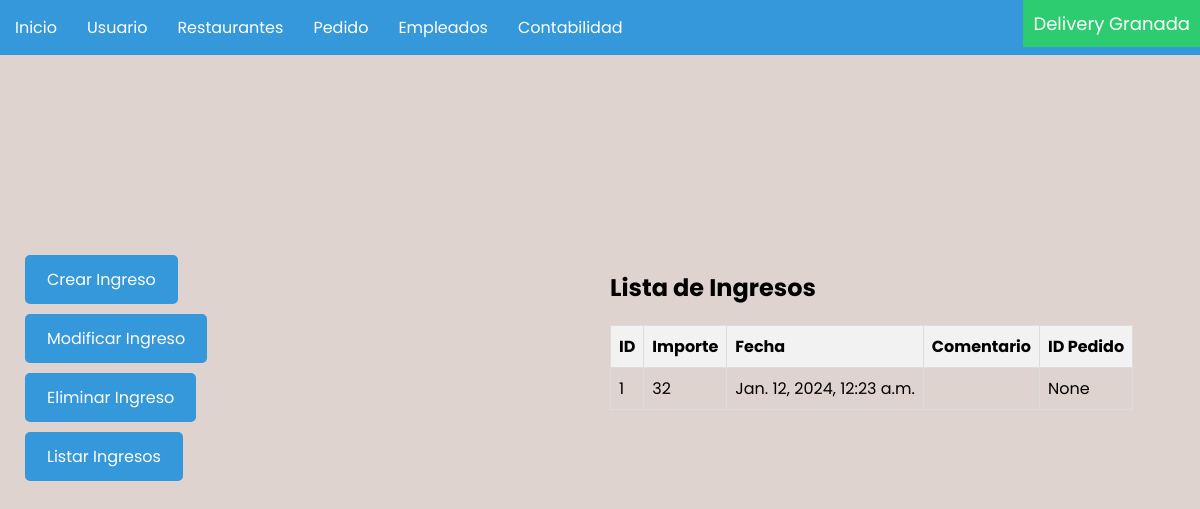
Screenshot of /contabilidad/ingresos with the database file from the repository.
### delivery/models.py (models this page shows)
class Ingreso(models.Model):
    Importe = models.IntegerField()
    Fecha = models.DateTimeField()
    comentario = models.TextField(blank=True, null=True)
    pedido = models.ForeignKey(Pedido, on_delete=models.CASCADE, null=True)
    class Meta:
        unique_together = ('pedido',)  # Garantiza que solo haya un ingreso por pedido

### delivery/views.py (the view)
# urls.py: path('contabilidad/ingresos', views.ingresos, name='ingresos'),
def ingresos(request):
    ingresos = Ingreso.objects.all()
    return render(request, 'contabilidad/ingreso/ingresos.html', {'ingresos': ingresos})

### delivery/templates/contabilidad/ingreso/ingresos.html (shortened to what this page needs)
{% load static %}
<!DOCTYPE html>
<html lang="es">
<head>
    <link rel="stylesheet" type="text/css" href="{% static 'css/body.css' %}">
    <link rel="stylesheet" type="text/css" href="{% static 'css/navbar.css' %}">
    <link rel="stylesheet" type="text/css" href="{% static 'css/barra_izquierda.css' %}">
    <link rel="stylesheet" type="text/css" href="{% static 'css/listar_tabla.css' %}">
</head>
<body>
    <nav class="nav">
        <ul class="list">
            <li class="list_item list_item--click">
                <div class="list_button">
                    <a href="{% url 'home' %}" class="nav_link">Inicio</a>
                </div>
            </li>
            <li class="list_item list_item--click">
                <div class="list_button">
                    <a href="{% url 'usuarios' %}" class="nav_link">Usuario</a>
                </div>
            </li>
            <li class="list_item list_item--click">
                <div class="list_button">
                    <a href="{% url 'restaurantes' %}" class="nav_link">Restaurantes</a>
                </div>
            </li>
            <li class="list_item list_item--click">
                <div class="list_button">
                    <a href="{% url 'pedidos' %}" class="nav_link">Pedido</a>
            </div>
            <li class="list_item list_item--click">
                <div class="list_button">
                    <a href="{% url 'empleados' %}" class="nav_link">Empleados</a>
            </div>
            <li class="list_item list_item--click">
                <div class="list_button">
                    <a href="{% url 'contabilidad' %}" class="nav_link">Contabilidad</a>
            </div>
            <li class="list_item list_item--app-name">
                <div class="list_button list_button--app-name">
                    <p class="app_name">Delivery Granada</p>
                </div>
            </li>
        </ul>
    </nav>
    <div class="content">
        <div class="input">
            <a href="{% url 'crear_ingresos' %}" class="additional-button">Crear Ingreso</a>
            <a href="{% url 'modificar_ingresos' %}" class="additional-button">Modificar Ingreso</a>
            <a href="{% url 'eliminar_ingresos' %}" class="additional-button">Eliminar Ingreso</a>
            <a href="{% url 'ingresos' %}" class="additional-button">Listar Ingresos</a>
        </div>
        <div>
            <h2>Lista de Ingresos</h2>
            <table class="table">
                <thead>
                    <th>ID</th>
                    <th>Importe</th>
                    <th>Fecha</th>
                    <th>Comentario</th>
                    <th>ID Pedido</th>
                </thead>
                <tbody>
                    {% for ingreso in ingresos %}
                    <tr>
                        <td>{{ ingreso.id }}</td>
                        <td>{{ ingreso.Importe }}</td>
                        <td>{{ ingreso.Fecha }}</td>
                        <td>{{ ingreso.Comentario }}</td>
                        <td>{{ ingreso.pedido_id }}</td>
                    </tr>
                    {% endfor %}
                </tbody>
            </table>
        </div>
</body>
</html>

### delivery/static/css/body.css (style rules this page uses)
.content { margin-top: 175px; padding: 20px; display: flex; }
.input { width: 50%; padding-right: 10px; }
.additional-button { margin-bottom: 10px; }
html, body { height: 100%; overflow: hidden; }

### delivery/static/css/navbar.css (style rules this page uses)
body { background-color: rgb(222, 211, 207); font-family: 'Poppins', sans-serif; margin: 0; }
.nav { background-color: #3498db; }
.list { display: flex; justify-content: space-between; margin: 0; padding: 0; list-style: none; }
.list_item { margin: 0; padding: 0; }
.list_button { padding: 15px; }
.nav_link { text-decoration: none; color: #fff; }
.list_item--app-name { margin-left: auto; }
.list_button--app-name { padding: 10px; background-color: #2ecc71; }
.app_name { margin: 0; font-size: 18px; color: #fff; }

### delivery/static/css/barra_izquierda.css (style rules this page uses)
.input { display: flex; flex-direction: column; align-items: flex-start; }
.additional-button { margin: 5px; padding: 10px 20px; font-size: 16px; text-decoration: none; color: #fff; background-color: #3498db; border: 2px solid #3498db; border-radius: 5px; cursor: pointer; transition: background-color 0.3s ease; }

### delivery/static/css/listar_tabla.css (style rules this page uses)
.table { width: 100%; border-collapse: collapse; margin-top: 20px; }
.table th, .table td { border: 1px solid #ddd; padding: 8px; text-align: left; }
.table th { background-color: #f2f2f2; }

### rows the page displays
Ingreso: id "1", Importe "32", Fecha "Jan. 12, 2024, 12:23 a.m.", pedido_id "None"
